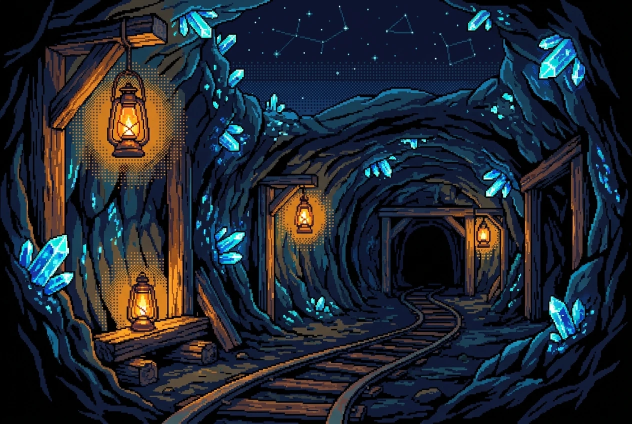
#> input picture assets/concept-art/areas/cinderhead-mine.webp, 1264 x 848 px (shown at 1/2 size)
$ python -i tileforge.py   (imports and definitions only)
#> lines starting #> are read from the running program, lines starting #| are printed output that depends on the picture
#!/usr/bin/env python3
"""
tileforge — reusable 16×16 tile-seam helpers (the rim/seam cure, importable).

The model bakes a 1px ink rim + a vignette into every generated tile; tiled, that
rim becomes the grid. These helpers turn a raw tile into a seamless autotile piece:

  deborder(im, role)  strip the rim on every side EXCEPT the designed transition
                      side(s) for that autotile role, then seam the tiling axis.
  jitter / roll       cheap deterministic VARIANTS (value-jitter a fill, phase-roll
                      an edge) so a role doesn't stamp one tile across a whole run.

Both the shared-set builder and any area/biome builder import these — so the cure
lives in one place. Pure functions, no side effects (safe to import).
"""
from __future__ import annotations
from pathlib import Path
import numpy as np
from PIL import Image

# Sides each autotile role keeps as a DESIGNED transition (everything else is rim).
KEEP = {
    "edge_n": {"N"}, "edge_s": {"S"}, "edge_w": {"W"}, "edge_e": {"E"},
    "corner_nw": {"N", "W"}, "corner_ne": {"N", "E"},
    "corner_se": {"S", "E"}, "corner_sw": {"S", "W"},
    "strip_h": {"N", "S"}, "strip_v": {"E", "W"}, "fill": set(),
}
H_TILE = {"edge_n", "edge_s", "strip_h", "fill"}   # repeats left↔right
V_TILE = {"edge_w", "edge_e", "strip_v", "fill"}   # repeats top↔bottom


# [5 lines left out: function load, not called in this run]


def _img(a: np.ndarray) -> Image.Image:
    return Image.fromarray(np.clip(a, 0, 255).astype(np.uint8), "RGBA")


def deborder(im: Image.Image, role: str) -> Image.Image:
    """Strip the baked rim on non-transition sides, then seam the tiling axis."""
    a = np.asarray(im.convert("RGBA")).astype(np.int16).copy()
    keep = KEEP.get(role, set())
    if "N" not in keep: a[0, :, :] = a[1, :, :]
    if "S" not in keep: a[-1, :, :] = a[-2, :, :]
    if "W" not in keep: a[:, 0, :] = a[:, 1, :]
    if "E" not in keep: a[:, -1, :] = a[:, -2, :]
    if role in H_TILE:
        m = (a[:, 0, :] + a[:, -1, :]) // 2
        a[:, 0, :] = m; a[:, -1, :] = m
    if role in V_TILE:
        m = (a[0, :, :] + a[-1, :, :]) // 2
        a[0, :, :] = m; a[-1, :, :] = m
    return _img(a)


# [14 lines left out: functions jitter, roll, not called in this run]


def flip_h(im: Image.Image) -> Image.Image:
    return im.transpose(Image.FLIP_LEFT_RIGHT)


def whole_downscale(src_path: Path | str, role: str = "fill") -> Image.Image:
    """The fill cure: downscale a LARGE continuous swatch to 16px (averages out any
    residual vignette), then deborder. Use on a flat-lit full-bleed field render."""
#> called with role = 'fill'
    big = Image.open(src_path).convert("RGBA")
    return deborder(big.resize((16, 16), Image.LANCZOS), role)
#> in deborder, `m = (a[:, 0, :] + a[:, -1, :]) // 2`: m = 16 rows, first 6: [17, 36, 54, 255], [17, 36, 54, 255], [38, 73, 94, 255], [34, 41, 57, 255], [37, 32, 38, 255], [52, 45, 47, 255]
#> in deborder, `m = (a[0, :, :] + a[-1, :, :]) // 2`: m = 16 rows, first 6: [11, 22, 36, 255], [10, 10, 17, 255], [19, 22, 34, 255], [51, 40, 42, 255], [52, 64, 69, 255], [49, 70, 78, 255]
#> in _img, `return Image.fromarray(np.clip(a, 0, 255).astype(np.uint8), "RGBA")`:
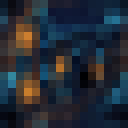
#> returned value: PIL image 16x16 RGBA (shown 8 times larger); mean R, G, B, A 36.1, 43.4, 53.8, 255


# ---------------------------------------------------------------------------
# Texture & vocabulary helpers (the "composition standard" kit — level-design §11)
# Deterministic pixel passes that lift a flat family to the handheld bar without
# an API call: blade texture on ground fills, readable tall-grass tufts, cliff
# value lift + strata, highlight de-glow, 13-piece inner corners, and the small
# drawn props (fence/boulder/flowerbed) every decorated map needs.
# ---------------------------------------------------------------------------

def _arr(im: Image.Image) -> np.ndarray:
    return np.asarray(im.convert("RGBA")).astype(np.int16).copy()


def _hex(h: str) -> list[int]:
    return [int(h[i:i + 2], 16) for i in (1, 3, 5)] + [255]


# [48 lines left out: functions grade, flatten_vignette, flatten_axis, not called in this run]


def flip_v(im: Image.Image) -> Image.Image:
    return im.transpose(Image.FLIP_TOP_BOTTOM)


# [138 lines left out: functions key_alpha, deglow, texture_grass, tallgrass_tuft, match_green_to, cliff_strata and 2 more, not called in this run]


_WOOD = [_hex("#3a2418"), _hex("#7a4a28"), _hex("#b9763f"), _hex("#e0a466")]
_STONE = [_hex("#2a2c40"), _hex("#4a4d66"), _hex("#6c6f86"), _hex("#9a9db4")]


# [69 lines left out: functions draw_fence_h, draw_fence_post, draw_boulder, draw_flowerbed, not called in this run]

>>> result = whole_downscale('../../assets/concept-art/areas/cinderhead-mine.webp')

$ run again, on assets/concept-art/areas/driftholm.webp
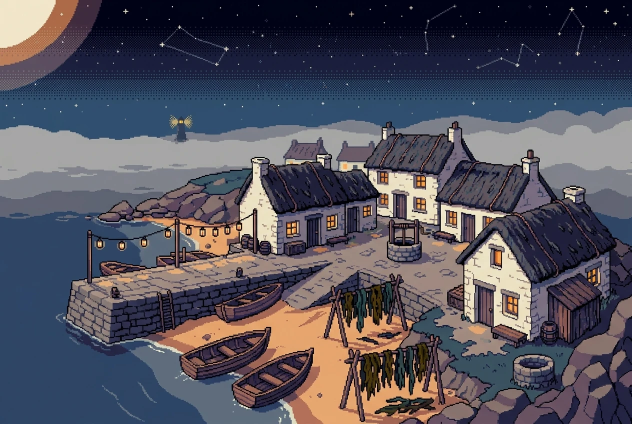
#> input picture assets/concept-art/areas/driftholm.webp, 1264 x 848 px (shown at 1/2 size)
#> in deborder, `m = (a[:, 0, :] + a[:, -1, :]) // 2`: m = 16 rows, first 6: [67, 51, 60, 255], [67, 51, 60, 255], [42, 44, 71, 255], [36, 62, 93, 255], [87, 107, 128, 255], [167, 166, 167, 255]
#> in deborder, `m = (a[0, :, :] + a[-1, :, :]) // 2`: m = 16 rows, first 6: [67, 61, 76, 255], [83, 77, 91, 255], [31, 43, 72, 255], [30, 43, 69, 255], [48, 57, 78, 255], [49, 51, 70, 255]
#> in _img, `return Image.fromarray(np.clip(a, 0, 255).astype(np.uint8), "RGBA")`:
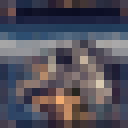
#> returned value: PIL image 16x16 RGBA (shown 8 times larger); mean R, G, B, A 81.4, 79.6, 91.3, 255

$ run again, on assets/concept-art/areas/farlamp-isles.webp
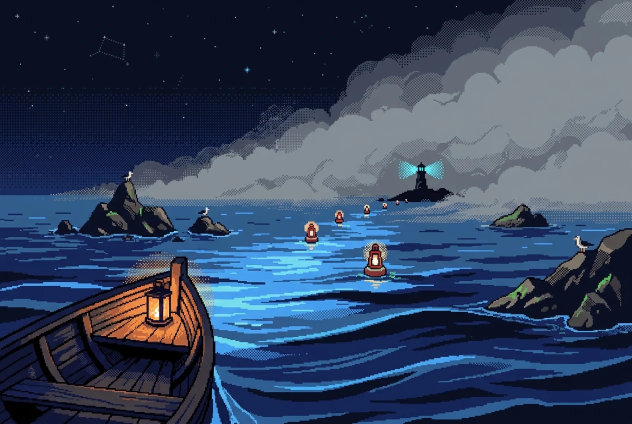
#> input picture assets/concept-art/areas/farlamp-isles.webp, 1264 x 848 px (shown at 1/2 size)
#> in deborder, `m = (a[:, 0, :] + a[:, -1, :]) // 2`: m = 16 rows, first 6: [54, 61, 76, 255], [54, 61, 76, 255], [71, 79, 91, 255], [72, 81, 93, 255], [69, 78, 96, 255], [67, 78, 100, 255]
#> in deborder, `m = (a[0, :, :] + a[-1, :, :]) // 2`: m = 16 rows, first 6: [40, 48, 69, 255], [21, 24, 43, 255], [31, 31, 45, 255], [32, 32, 48, 255], [18, 20, 36, 255], [23, 39, 66, 255]
#> in _img, `return Image.fromarray(np.clip(a, 0, 255).astype(np.uint8), "RGBA")`:
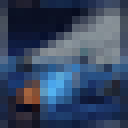
#> returned value: PIL image 16x16 RGBA (shown 8 times larger); mean R, G, B, A 54.1, 70.3, 96.6, 255
